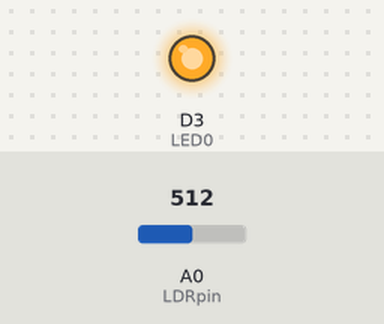
A sketch run on a simulated ESP8266 (NodeMCU). Parts: output pins drawn as LEDs (lit = HIGH). The inputs (shaded band) are chosen by the test bench; at power-on: A0 (LDRpin) = 512. WiFi joins after 1.5 s; servers stay silent unless stated; what the sketch prints to the serial monitor is not drawn.

Above: at 0.1 s.
Timing chart, 0 to 1.6 s (numbered marks = the images above):
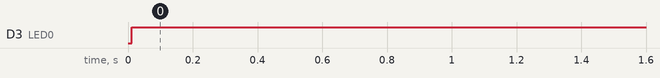

The sketch:

heartrate_field3.ino
```cpp
#include <ESP8266WiFi.h>;

#include <WiFiClient.h>;

#include <ThingSpeak.h>;

#define LED0     D3
//const int buzzer =  4;

const char* ssid = "rpi50"; //Your Network SSID

const char* password = "123456789"; //Your Network Password

int val;

int LDRpin = A0; //LDR Pin Connected at A0 Pin


WiFiClient client;

unsigned long myChannelNumber = 801687; //Your Channel Number (Without Brackets)

const char * myWriteAPIKey = "DU2MVCODBTTLVXO4"; //Your Write API Key

void setup()

{
 pinMode(LED0 , OUTPUT);

Serial.begin(9600);

delay(10);

// Connect to WiFi network

WiFi.begin(ssid, password);


ThingSpeak.begin(client);

}


void loop()

{

val = analogRead(LDRpin); //Read Analog values and Store in val variable


val=(val*100)/1024;
if(val<70 && val>100)
{
  digitalWrite(LED0, LOW);

  }
else
{
  digitalWrite(LED0, HIGH);

  }
Serial.print(val); //Print on Serial Monitor
Serial.print(".......");

delay(3000);

ThingSpeak.writeField(myChannelNumber, 1,val, myWriteAPIKey); //Update in ThingSpeak


delay(100);
}
```

Measured:
- by itself, D3 (LED0): LOW → HIGH at 0.01 s
